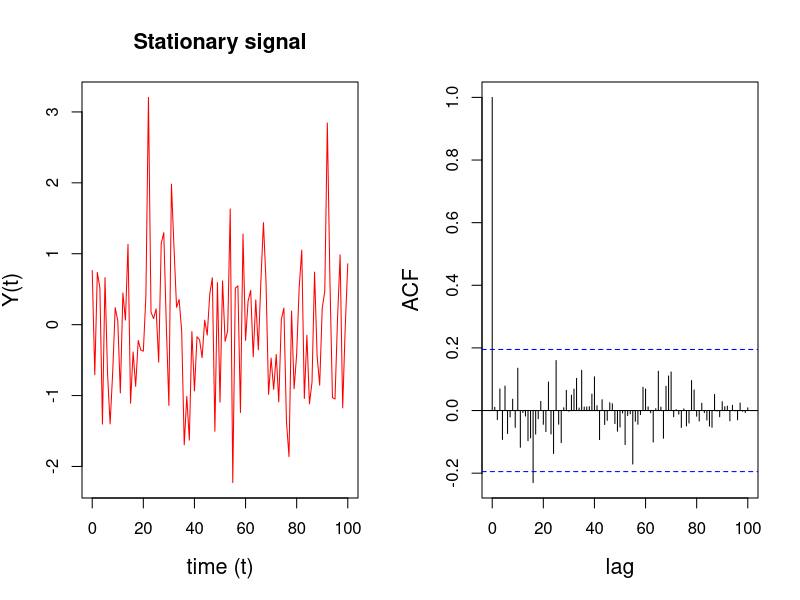
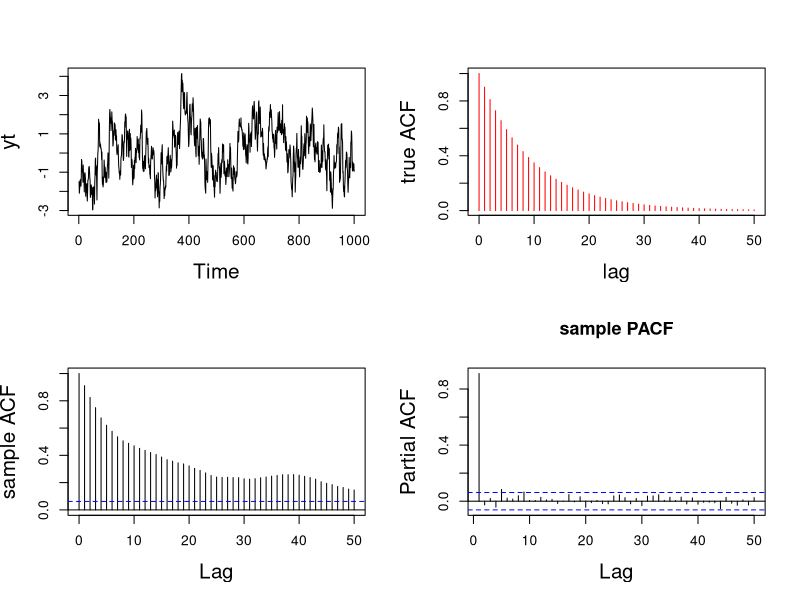
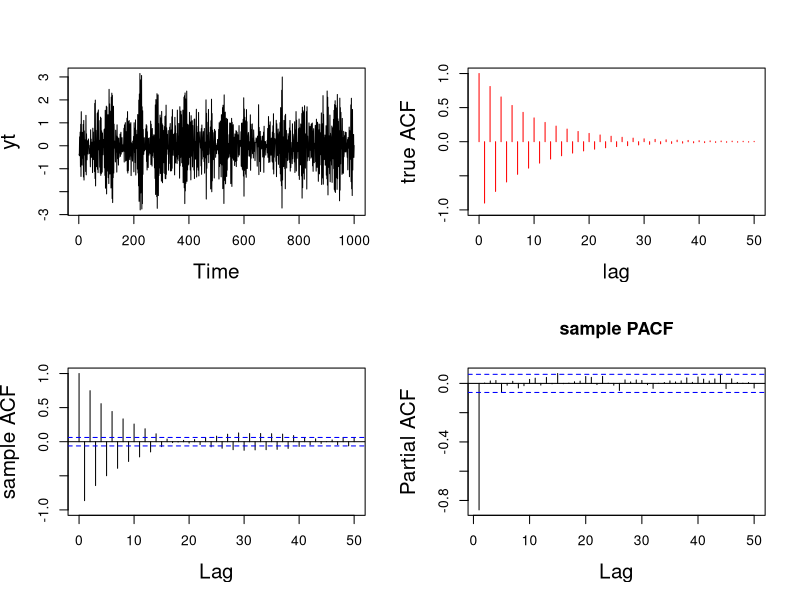
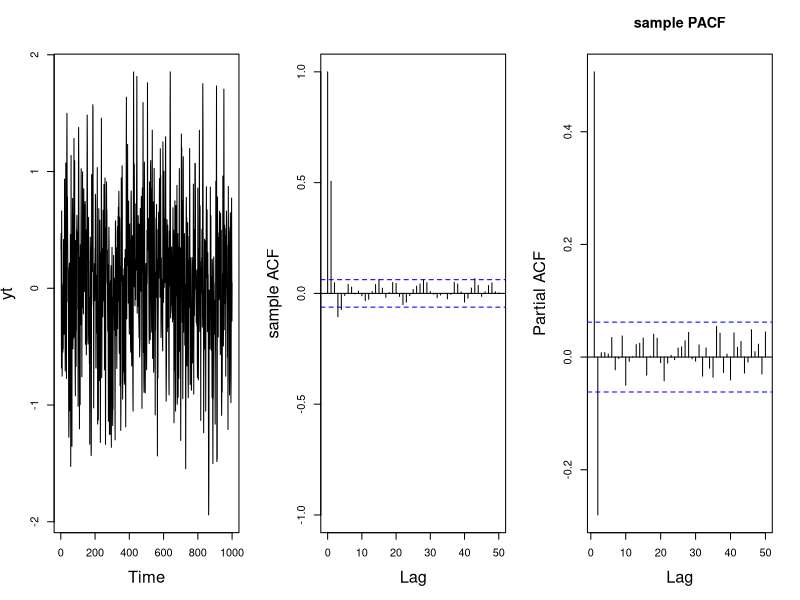

The R script that drew these images, in order:
###############################
#####       Week 1        #####
###############################


###############################
#####    stationarity     #####
###############################
#### simulation example: white noise 
### generate stationary time series
t <- 0:100
y_stationary <- rnorm(length(t), mean=0, sd=1) # the stationary time series (ts)

par(mfrow = c(1, 2), cex.lab = 1.3, cex.main = 1.3)
# plot the stationary signal and ACF
plot(t, y_stationary, type = 'l', col='red',
     xlab = 'time (t)', ylab = "Y(t)", 
     main = "Stationary signal")
acf(y_stationary, lag.max = length(y_stationary),
    xlab = "lag", ylab = "ACF", main = " ")


###############################
#####    sample ar(1)     #####
###############################
#### Example 1:
#### sample ar(1) with ar coefficients phi = 0.9 
#### and innovation standard deviation sigma = 0.5

set.seed(2021)
phi <- 0.9 # ar coefficient
sd <- 0.5 # innovation standard deviation
n <- 1000 # number of time points
lag.max <- 50 # max lag
yt <- arima.sim(n = n, model = list(ar = phi), sd = sd) # generate stationary AR(1) process
par(mfrow = c(2, 2), cex.lab = 1.5)
ts.plot(yt) # plot 

## draw true ACF of AR(1)
cov_0 <- sd^2/(1-phi^2) # compute auto-covariance at h=0
cov_h <- phi^(0:lag.max)*cov_0 # compute auto-covariance at h != 0
plot(0:lag.max, cov_h/cov_0, pch = 1, type = 'h', col = 'red',
     ylab = "true ACF", xlab = "lag")


## draw sample autocorrelation function
acf(yt, lag.max = lag.max, 
    type = "correlation", ylab = "sample ACF", 
    lty = 1, ylim = c(0, 1), main = " ")

## draw sample partial autocorrelation function
pacf(yt, lag.ma = lag.max, main = "sample PACF")

#### Example 2:
#### sample ar(1) with ar coefficients phi = -0.9 
#### and innovation standard deviation sigma = 0.5
set.seed(2021)
phi <- -0.9 # ar coefficient
sd <- 0.5 # innovation standard deviation
n <- 1000 # number of time points
lag.max <- 50 # max lag
yt <- arima.sim(n = n, model = list(ar = phi), sd = sd) # generate stationary AR(1) process
par(mfrow = c(2, 2), cex.lab = 1.5)
ts.plot(yt) # plot 

## draw true ACF of AR(1)
cov_0 <- sd^2/(1-phi^2) # compute auto-covariance at h=0
cov_h <- phi^(0:lag.max)*cov_0 # compute auto-covariance at h != 0
plot(0:lag.max, cov_h/cov_0, pch = 1, type = 'h', col = 'red',
     ylab = "true ACF", ylim = c(-1, 1), xlab = "lag")


## draw sample autocorrelation function
acf(yt, lag.max = lag.max, 
    type = "correlation", ylab = "sample ACF", 
    lty = 1, ylim = c(-1, 1), main = " ")

## draw sample partial autocorrelation function
pacf(yt, lag.ma = lag.max, main = "sample PACF")

#######################################################
#####           general AR(p) process           #######
#######################################################


########################################################
##### estimates of reciprocal characteristic roots #####
########################################################
## given AR coefficients
phi <- c(0.27, 0.07, -0.13, -0.15, -0.11, -0.15, -0.23, -0.14)
roots <- polyroot(c(1, -phi)) # compute reciprocal characteristic roots
modulus <- Mod(1/roots) # compute modulus
argument <- 2*pi/Arg(1/roots) # compute frequency
# print results modulus and frequency by decreasing order
print(cbind(modulus, argument)[order(modulus, decreasing=TRUE), ]) 

## given modulus and frequency, compute AR coefficients
modulus <- c(0.4898979, 0.4898979) # modulus
argument <- c(-6.891435, 6.891435) # frequency
phi <- numeric(2)
phi[1] <- Re(sum(modulus*exp(2*pi/argument*1i)))
phi[2] <- -Re(prod(modulus*exp(2*pi/argument*1i)))

## generate AR(2)
n <- 1000 # number of time points
sd <- 0.5 # innovation standard deviation
yt <- arima.sim(n = n, model = list(ar = phi), sd = sd)

par(mfrow = c(1, 3), cex.lab = 1.5)
ts.plot(yt) # plot 


## draw sample autocorrelation function
acf(yt, lag.max = lag.max, 
    type = "correlation", ylab = "sample ACF", 
    lty = 1, ylim = c(-1, 1), main = " ")

## draw sample partial autocorrelation function
pacf(yt, lag.ma = lag.max, main = "sample PACF")
